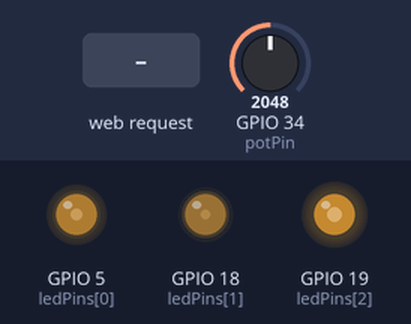
Recording of a sketch running on a simulated ESP32. Shown: output pins drawn as LEDs (lit = HIGH). The test bench sets the inputs (shaded band); at power-on: GPIO 34 (potPin) = 2048. WiFi joins after 1.5 s; servers stay silent unless stated; what the sketch prints to the serial monitor is not drawn.

Above: at 3.03 s.
3.3 s: GPIO 34 (potPin) set to 491
At 4.25 s:
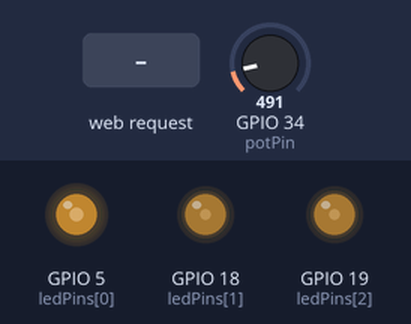
6.3 s: HTTP request GET /slider received
At 9.07 s:
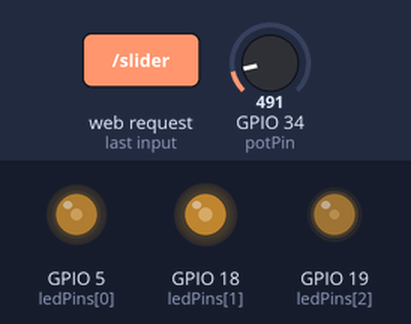
9.3 s: GPIO 34 (potPin) set to 1228
12.3 s: HTTP request GET /slider received
At 13.57 s:
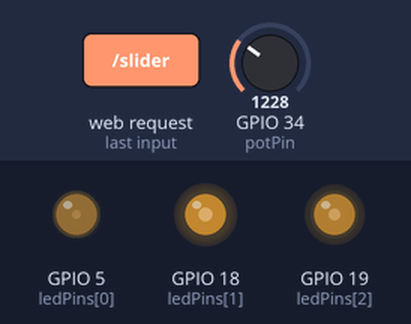
15.3 s: GPIO 34 (potPin) set to 0
18.3 s: GPIO 34 (potPin) set to 2047
Timing chart, 0 to 22.3 s (numbered marks = the images above; inputs shaded):
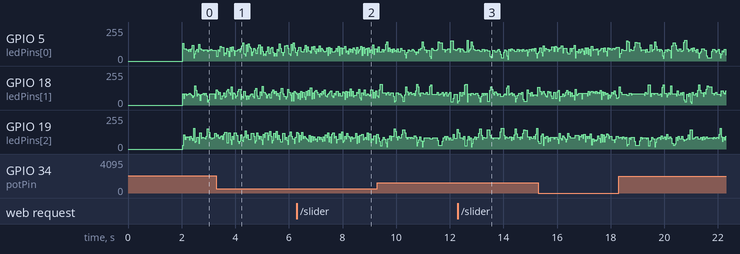

The sketch:

esp_iot.ino
```cpp
#include <WiFi.h>
#include <AsyncTCP.h>
#include <ESPAsyncWebServer.h>

const char* ssid = "Martins WiFi6";
const char* password = "17031998";

hw_timer_t *My_timer = NULL;

const int ledPins[] = {5, 18, 19};
const int numLeds = sizeof(ledPins) / sizeof(ledPins[0]);
int currentLed = 0;

const int potPin = 34;  // Pino analógico ao qual o potenciômetro está conectado
volatile int valorPot = 0;

bool shouldprint = false;

String slider_value = "0";

const char* input_parameter = "value";

AsyncWebServer server(80);

const char index_html[] PROGMEM = R"rawliteral(
<!DOCTYPE HTML><html>
<head>
  <meta name="viewport" content="width=device-width, initial-scale=1">
  <title>ESP32 Blink Speed Control Web Server</title>
  <style>
    html {font-family: Times New Roman; display: inline-block; text-align: center;}
    h2 {font-size: 2.3rem;}
    p {font-size: 1.9rem;}
    body {max-width: 400px; margin:0px auto; padding-bottom: 25px;}
    .slider { -webkit-appearance: none; margin: 14px; width: 360px; height: 25px; background: #38c0ff  ;
      outline: none; -webkit-transition: .2s; transition: opacity .2s;}
    .slider::-webkit-slider-thumb {-webkit-appearance: none; appearance: none; width: 35px; height: 35px; background:#01070a; cursor: pointer;}
    .slider::-moz-range-thumb { width: 35px; height: 35px; background: #01070a; cursor: pointer; }
  </style>
</head>
<body>
  <h2>Controle da Velocidade do LED pela WEB para ESP32</h2>
  <p>Intervalo de Piscada:  <span id="textslider_value">%SLIDERVALUE%</span></p>
  <p><input type="range" onchange="updateSliderSpeed(this)" id="speedSlider" min="1" max="2000" value="%SLIDERVALUE%" step="1" class="slider"></p>
<script>
function updateSliderSpeed(element) {
  var slider_value = document.getElementById("speedSlider").value;
  document.getElementById("textslider_value").innerHTML = slider_value;
  console.log(slider_value);
  var xhr = new XMLHttpRequest();
  xhr.open("GET", "/slider?value="+slider_value, true);
  xhr.send();
}
</script>
</body>
</html>
)rawliteral";

String processor(const String& var) {
  if (var == "SLIDERVALUE") {
    return slider_value;
  }
  return String();
}

void IRAM_ATTR onTimer() {
  if (WiFi.status() == WL_CONNECTED) {
    valorPot = analogRead(potPin);
    shouldprint = true;
  }
}

void setup() {
  Serial.begin(115200);

  My_timer = timerBegin(0, 80, true);
  timerAttachInterrupt(My_timer, &onTimer, true);
  timerAlarmWrite(My_timer, 1000, true);
  timerAlarmEnable(My_timer);  // Ativa o temporizador

  for (int i = 0; i < numLeds; i++) {
    pinMode(ledPins[i], OUTPUT);
  }

  WiFi.begin(ssid, password);
  while (WiFi.status() != WL_CONNECTED) {
    delay(1000);
    Serial.println("Connecting...");
  }

  Serial.println(WiFi.localIP());

  server.on("/", HTTP_GET, [](AsyncWebServerRequest *request) {
    request->send_P(200, "text/html", index_html, processor);
  });

  server.on("/slider", HTTP_GET, [] (AsyncWebServerRequest *request) {
    String message;
    if (request->hasParam(input_parameter)) {
      message = request->getParam(input_parameter)->value();
      slider_value = message;
    }
    else {
      message = "No message sent";
    }
    Serial.println(message);
    request->send(200, "text/plain", "OK");
  });

  server.begin();
}

void loop() {
  if (shouldprint) {
    Serial.print("Valor do potenciômetro: ");
    Serial.println(valorPot);
    shouldprint = false;
  }

  static unsigned long previousMillis = 0;
  int interval = slider_value.toInt();

  unsigned long currentMillis = millis();

  if (currentMillis - previousMillis >= interval) {
    previousMillis = currentMillis;

    for (int i = 0; i < numLeds; i++) {
      digitalWrite(ledPins[i], LOW);
    }

    digitalWrite(ledPins[currentLed], HIGH);

    currentLed = (currentLed + 1) % numLeds;
  }
}
```
